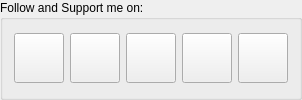
    <widget class="QGroupBox" name="groupBox">
     <property name="title">
      <string>Follow and Support me on:</string>
     </property>
     <layout class="QGridLayout" name="gridLayout">
      <item row="0" column="3">
       <widget class="QPushButton" name="pushButton_2">
        <property name="minimumSize">
         <size>
          <width>50</width>
          <height>50</height>
         </size>
        </property>
        <property name="maximumSize">
         <size>
          <width>50</width>
          <height>50</height>
         </size>
        </property>
        <property name="text">
         <string/>
        </property>
        <property name="icon">
         <iconset resource="../icons.qrc">
          <normaloff>:/icons/twitter.png</normaloff>:/icons/twitter.png</iconset>
        </property>
        <property name="iconSize">
         <size>
          <width>40</width>
          <height>40</height>
         </size>
        </property>
       </widget>
      </item>
      <item row="0" column="4">
       <widget class="QPushButton" name="pushButton_3">
        <property name="minimumSize">
         <size>
          <width>50</width>
          <height>50</height>
         </size>
        </property>
        <property name="maximumSize">
         <size>
          <width>50</width>
          <height>50</height>
         </size>
        </property>
        <property name="text">
         <string/>
        </property>
        <property name="icon">
         <iconset resource="../icons.qrc">
          <normaloff>:/icons/patreon.jpg</normaloff>:/icons/patreon.jpg</iconset>
        </property>
        <property name="iconSize">
         <size>
          <width>40</width>
          <height>40</height>
         </size>
        </property>
       </widget>
      </item>
      <item row="0" column="1">
       <widget class="QPushButton" name="pushButton_5">
        <property name="minimumSize">
         <size>
          <width>50</width>
          <height>50</height>
         </size>
        </property>
        <property name="maximumSize">
         <size>
          <width>50</width>
          <height>50</height>
         </size>
        </property>
        <property name="text">
         <string/>
        </property>
        <property name="icon">
         <iconset resource="../icons.qrc">
          <normaloff>:/icons/github.png</normaloff>:/icons/github.png</iconset>
        </property>
        <property name="iconSize">
         <size>
          <width>40</width>
          <height>40</height>
         </size>
        </property>
       </widget>
      </item>
      <item row="0" column="5">
       <widget class="QPushButton" name="pushButton_4">
        <property name="minimumSize">
         <size>
          <width>50</width>
          <height>50</height>
         </size>
        </property>
        <property name="maximumSize">
         <size>
          <width>50</width>
          <height>50</height>
         </size>
        </property>
        <property name="text">
         <string/>
        </property>
        <property name="icon">
         <iconset resource="../icons.qrc">
          <normaloff>:/icons/kofi.png</normaloff>:/icons/kofi.png</iconset>
        </property>
        <property name="iconSize">
         <size>
          <width>40</width>
          <height>40</height>
         </size>
        </property>
       </widget>
      </item>
      <item row="0" column="0">
       <widget class="QPushButton" name="pushButton">
        <property name="minimumSize">
         <size>
          <width>50</width>
          <height>50</height>
         </size>
        </property>
        <property name="maximumSize">
         <size>
          <width>50</width>
          <height>50</height>
         </size>
        </property>
        <property name="text">
         <string/>
        </property>
        <property name="icon">
         <iconset resource="../icons.qrc">
          <normaloff>:/icons/itchio.png</normaloff>:/icons/itchio.png</iconset>
        </property>
        <property name="iconSize">
         <size>
          <width>45</width>
          <height>45</height>
         </size>
        </property>
       </widget>
      </item>
     </layout>
    </widget>
